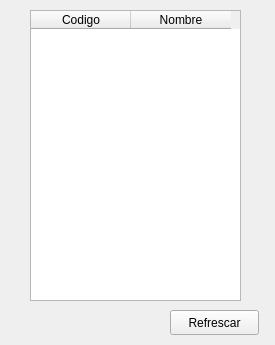
<?xml version="1.0" encoding="UTF-8"?>
<ui version="4.0">
 <class>Form</class>
 <widget class="QWidget" name="Form">
  <property name="geometry">
   <rect>
    <x>0</x>
    <y>0</y>
    <width>275</width>
    <height>345</height>
   </rect>
  </property>
  <property name="windowTitle">
   <string>Lista de Codigos</string>
  </property>
  <widget class="QTableWidget" name="tableWidget">
   <property name="geometry">
    <rect>
     <x>30</x>
     <y>10</y>
     <width>211</width>
     <height>291</height>
    </rect>
   </property>
   <column>
    <property name="text">
     <string>Codigo</string>
    </property>
   </column>
   <column>
    <property name="text">
     <string>Nombre</string>
    </property>
   </column>
  </widget>
  <widget class="QPushButton" name="pushButton">
   <property name="geometry">
    <rect>
     <x>170</x>
     <y>310</y>
     <width>89</width>
     <height>25</height>
    </rect>
   </property>
   <property name="text">
    <string>Refrescar</string>
   </property>
  </widget>
 </widget>
 <resources/>
 <connections>
  <connection>
   <sender>pushButton</sender>
   <signal>clicked()</signal>
   <receiver>Form</receiver>
   <slot>update_list()</slot>
   <hints>
    <hint type="sourcelabel">
     <x>214</x>
     <y>322</y>
    </hint>
    <hint type="destinationlabel">
     <x>137</x>
     <y>172</y>
    </hint>
   </hints>
  </connection>
 </connections>
 <slots>
  <slot>update_list()</slot>
 </slots>
</ui>
